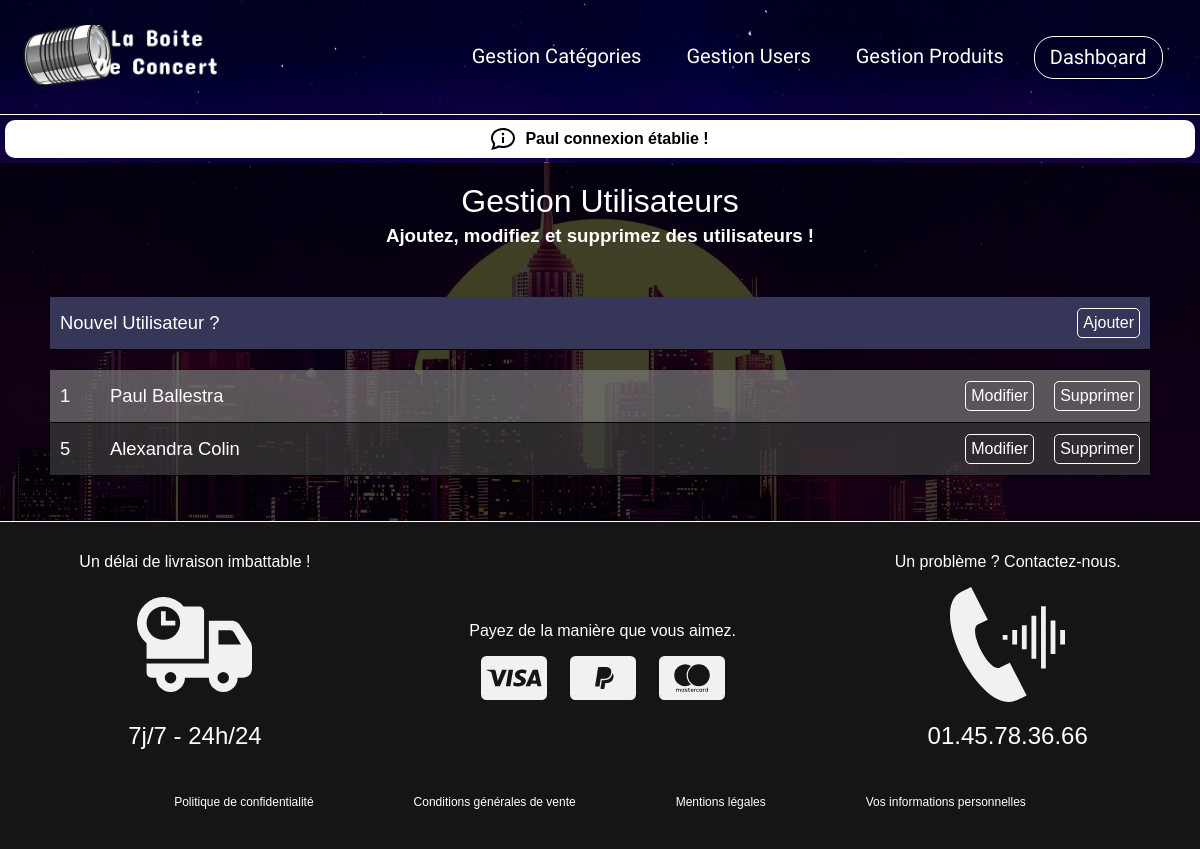
Page /admin/index.php?page=users&action=list (signed in) on the committed database.
### tables this page shows
CREATE TABLE IF NOT EXISTS `users` (
  `id` int(11) NOT NULL AUTO_INCREMENT,
  `lastname` varchar(255) NOT NULL,
  `firstname` varchar(255) NOT NULL,
  `email` varchar(255) NOT NULL,
  `password` varchar(255) NOT NULL,
  `phone` varchar(255) DEFAULT NULL,
  `is_admin` tinyint(1) NOT NULL DEFAULT '0',
  PRIMARY KEY (`id`)
);

### admin/index.php (called while the page is built, shortened)
<?php
    if (isset($_GET['page'])) {
        switch ($_GET['page']) {
            case 'users':
                require 'controllers/userController.php';
                break;
        }
    }else
        require 'controllers/indexController.php';
    require 'views/layouts/admin.php';

### admin/models/User.php (called while the page is built, shortened)
<?php
    function getUsers()
    {
        $db = dbConnect();
        $queryGetUsers = $db->query('SELECT * FROM users');
        $resultUsers = $queryGetUsers->fetchAll();
        return $resultUsers;
    }

### admin/controllers/userController.php (called while the page is built, shortened)
<?php
    require 'models/User.php';
    if(isset($_GET['action'])){
        switch($_GET['action']){
            case 'list':
                $users = getUsers();
                break;
        }
    }else{
        header('Location: index.php');
        exit;
    }

### admin/views/users_list.php (the view)
<section class="mainAccroche">
    <h1 class="pageTitle"> Gestion Utilisateurs </h1>
    <h3> Ajoutez, modifiez et supprimez des utilisateurs ! </h3>
</section>
<section class="containerList">
    <div class="listContentLine listContentAdd">
        <h4 class="lineName"> Nouvel Utilisateur ? </h4>
        <div class="lineButtons">
            <a href="index.php?page=users&action=new"> Ajouter </a>
        </div>
    </div>
    <?php if(!empty($users)) : ?>
        <?php $mod = 0; foreach ($users as $user): ?>
            <div class="listContentLine <?= $mod%2 == 0 ? ' listContentBright' : ''?>">
                <div class="lineInfos">
                    <h3 class="lineName"> <?= $user['id'] ?> </h3>
                    <h4 class="lineName"> <?= $user['firstname'] ?> <?= $user['lastname'] ?> </h4>
                </div>
                <div class="lineButtons">
                    <a href="index.php?page=users&action=update&id=<?= $user['id'] ?>"> Modifier </a>
                    <a href="index.php?page=users&action=delete&id=<?= $user['id'] ?>"> Supprimer </a>
                </div>
            </div>
            <?php $mod++; ?>
        <?php endforeach; ?>
    <?php else: ?>
    <section style="margin: 10% auto;">
        <h1 style="color: white;"> Aucune utilisateurs. </h1>
    </section>
    <?php endif; ?>
</section>

### admin/assets/css/style.css (style rules this page uses)
:root { --headerFont: 'Concert One'; --mainFont: 'Montserrat'; --mainFontColor: white; }
body { font: 1em var(--mainFont), sans-serif; margin: 0; padding: 0; background: url('../images/backgroundNYC.jpg') no-repeat center center fixed; background-size: cover; filter: grayscale(50%); vertical-align: baseline; }
a { text-decoration: none; color: var(--mainFontColor); }
h1.pageTitle { font: 2em 'Montserrat SemiBold', sans-serif; color: var(--mainFontColor); margin: auto; text-align: center; }
.mainAccroche { font: 1em 'Montserrat SemiBold', sans-serif; color: white; text-align: center; margin-bottom: 2.5vh; }
.mainAccroche h3 { margin: 5px; }
.containerList { display: flex; flex-direction: column; justify-content: center; margin: 50px 50px 25px 50px; }
.listContentLine { display: flex; flex-direction: row; justify-content: space-between; align-items: center; background-color: rgba(60, 60, 60, 0.7); border-bottom: 1px solid black; }
.listContentBright { background-color: rgba(120, 120, 120, 0.7); }
.listContentAdd { background-color: rgb(52, 51, 119); margin-bottom: 20px; }
.lineInfos { display: flex; flex-direction: row; justify-content: start; }
.lineInfos h3 { width: 2.5vw; }
.lineName { align-self: start; font: 1.15em var(--mainFont), sans-serif; color: var(--mainFontColor); margin: 15px 10px; }
.lineButtons { display: flex; flex-direction: row; justify-content: center; }
.lineButtons a { border: 1px solid var(--mainFontColor); border-radius: 5px; margin: 0px 10px; padding: 5px 5px; }

### admin/assets/css/headerStyle.css (style rules this page uses)
:root { --headerFont: 'Concert One'; --mainFontColor: white; --mainFontHoveredColor: black; }

### rows in the picture
users: id "1", firstname "Paul", lastname "Ballestra"
users: id "5", firstname "Alexandra", lastname "Colin"

### other values in the picture
$_SESSION['message'] "Paul connexion établie !"
